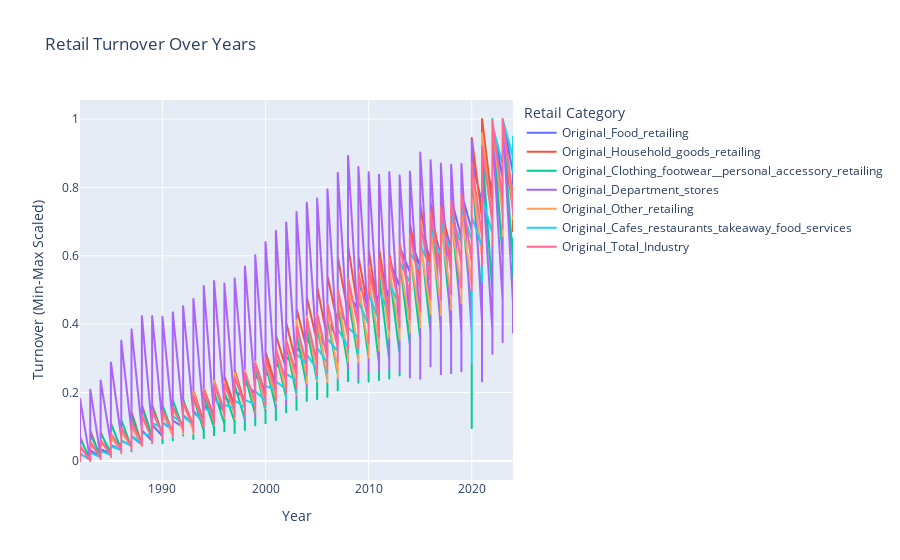

The cell this chart's notebook holds for it:
### Markdown cell above
###  Basic Visualisation to Exlore the Data
**Questions to Explore**

**Trends Over Time:**

- How do the different retail sectors' sales evolve over the years?
- Are there any noticeable seasonal patterns in the retail sectors?

**Correlation Analysis:**

- What is the correlation between different retail categories? Which categories are most related?

- How does the total industry turnover relate to individual categories?


**Comparison Between Seasonal and Original Figures:**

- How do seasonally adjusted figures compare to original figures for each retail category?

- Are there significant discrepancies between the original and seasonally adjusted values?

**Turnover Analysis:**

- What is the contribution of food retailing to the total turnover?

- How do different retail sectors contribute to the total turnover over the years?

**Line plots to show trends over the years**
**Trends Over Time:**

- How do the different retail sectors' sales evolve over the years?
- Are there any noticeable seasonal patterns in the retail sectors?

### Code cell
import os
import plotly.express as px
import plotly.figure_factory as ff

# Create the 'plots' directory if it doesn't exist
if not os.path.exists('plots'):
    os.makedirs('plots')

# Adjust column names if necessary
df_min_max_scaled.columns = df_min_max_scaled.columns.str.strip()

# Melt the DataFrame to long format for easier plotting
columns_to_plot = ['Original_Food_retailing', 'Original_Household_goods_retailing',
                   'Original_Clothing_footwear__personal_accessory_retailing',
                   'Original_Department_stores', 'Original_Other_retailing',
                   'Original_Cafes_restaurants_takeaway_food_services',
                   'Original_Total_Industry']

data_melted = df_min_max_scaled.melt(id_vars=['year'], value_vars=columns_to_plot,
                                       var_name='Retail Category', value_name='Turnover')

# Plotting
fig = px.line(data_melted, x='year', y='Turnover', color='Retail Category',
              title='Retail Turnover Over Years',
              labels={'Turnover': 'Turnover (Min-Max Scaled)', 'year': 'Year'})

# Update traces to highlight selected category
for trace in fig.data:
    trace.line.width = 2  # Default line width
    trace.hoverinfo = 'text'
    trace.text = [f"{row['year']}: {row['Turnover']:.2f}" for row in data_melted[data_melted['Retail Category'] == trace.name].to_dict('records')]

# Save the figure in the 'plots' folder
fig.write_image("plots/retail_turnover_over_years.png")  # You can change the filename and format as needed

# Show the figure
fig.show()

### Figure 1 — Plotly figure (JSON) as saved in the notebook; plotly's stock layout.template omitted (floating-point values rounded to 4 significant figures; data arrays with more than 128 entries replaced by an {"elided": "..."} marker saying what was removed)
{"data": [{"hoverinfo": "text", "hovertemplate": "Retail Category=Original_Food_retailing<br>Year=%{x}<br>Turnover (Min-Max Scaled)=%{y}<extra></extra>", "legendgroup": "Original_Food_retailing", "line": {"color": "#636efa", "dash": "solid", "width": 2}, "marker": {"symbol": "circle"}, "mode": "lines", "name": "Original_Food_retailing", "showlegend": true, "text": {"elided": "509 str values"}, "type": "scattergl", "x": {"elided": "509 int values"}, "xaxis": "x", "y": {"elided": "509 float values"}, "yaxis": "y"}, {"hoverinfo": "text", "hovertemplate": "Retail Category=Original_Household_goods_retailing<br>Year=%{x}<br>Turnover (Min-Max Scaled)=%{y}<extra></extra>", "legendgroup": "Original_Household_goods_retailing", "line": {"color": "#EF553B", "dash": "solid", "width": 2}, "marker": {"symbol": "circle"}, "mode": "lines", "name": "Original_Household_goods_retailing", "showlegend": true, "text": {"elided": "509 str values"}, "type": "scattergl", "x": {"elided": "509 int values"}, "xaxis": "x", "y": {"elided": "509 float values"}, "yaxis": "y"}, {"hoverinfo": "text", "hovertemplate": "Retail Category=Original_Clothing_footwear__personal_accessory_retailing<br>Year=%{x}<br>Turnover (Min-Max Scaled)=%{y}<extra></extra>", "legendgroup": "Original_Clothing_footwear__personal_accessory_retailing", "line": {"color": "#00cc96", "dash": "solid", "width": 2}, "marker": {"symbol": "circle"}, "mode": "lines", "name": "Original_Clothing_footwear__personal_accessory_retailing", "showlegend": true, "text": {"elided": "509 str values"}, "type": "scattergl", "x": {"elided": "509 int values"}, "xaxis": "x", "y": {"elided": "509 float values"}, "yaxis": "y"}, {"hoverinfo": "text", "hovertemplate": "Retail Category=Original_Department_stores<br>Year=%{x}<br>Turnover (Min-Max Scaled)=%{y}<extra></extra>", "legendgroup": "Original_Department_stores", "line": {"color": "#ab63fa", "dash": "solid", "width": 2}, "marker": {"symbol": "circle"}, "mode": "lines", "name": "Original_Department_stores", "showlegend": true, "text": {"elided": "509 str values"}, "type": "scattergl", "x": {"elided": "509 int values"}, "xaxis": "x", "y": {"elided": "509 float values"}, "yaxis": "y"}, {"hoverinfo": "text", "hovertemplate": "Retail Category=Original_Other_retailing<br>Year=%{x}<br>Turnover (Min-Max Scaled)=%{y}<extra></extra>", "legendgroup": "Original_Other_retailing", "line": {"color": "#FFA15A", "dash": "solid", "width": 2}, "marker": {"symbol": "circle"}, "mode": "lines", "name": "Original_Other_retailing", "showlegend": true, "text": {"elided": "509 str values"}, "type": "scattergl", "x": {"elided": "509 int values"}, "xaxis": "x", "y": {"elided": "509 float values"}, "yaxis": "y"}, {"hoverinfo": "text", "hovertemplate": "Retail Category=Original_Cafes_restaurants_takeaway_food_services<br>Year=%{x}<br>Turnover (Min-Max Scaled)=%{y}<extra></extra>", "legendgroup": "Original_Cafes_restaurants_takeaway_food_services", "line": {"color": "#19d3f3", "dash": "solid", "width": 2}, "marker": {"symbol": "circle"}, "mode": "lines", "name": "Original_Cafes_restaurants_takeaway_food_services", "showlegend": true, "text": {"elided": "509 str values"}, "type": "scattergl", "x": {"elided": "509 int values"}, "xaxis": "x", "y": {"elided": "509 float values"}, "yaxis": "y"}, {"hoverinfo": "text", "hovertemplate": "Retail Category=Original_Total_Industry<br>Year=%{x}<br>Turnover (Min-Max Scaled)=%{y}<extra></extra>", "legendgroup": "Original_Total_Industry", "line": {"color": "#FF6692", "dash": "solid", "width": 2}, "marker": {"symbol": "circle"}, "mode": "lines", "name": "Original_Total_Industry", "showlegend": true, "text": {"elided": "509 str values"}, "type": "scattergl", "x": {"elided": "509 int values"}, "xaxis": "x", "y": {"elided": "509 float values"}, "yaxis": "y"}], "layout": {"legend": {"title": {"text": "Retail Category"}, "tracegroupgap": 0}, "title": {"text": "Retail Turnover Over Years"}, "xaxis": {"anchor": "y", "domain": [0, 1], "title": {"text": "Year"}}, "yaxis": {"anchor": "x", "domain": [0, 1], "title": {"text": "Turnover (Min-Max Scaled)"}}}}
